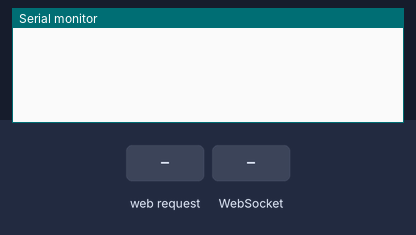
This program was run on a simulated ESP8266 (NodeMCU). On the bench: the last lines printed to the serial monitor. The test bench sets the inputs (shaded band).

Above: at 1.2 s.
1.3 s: HTTP request GET /hello received
At 2.5 s:
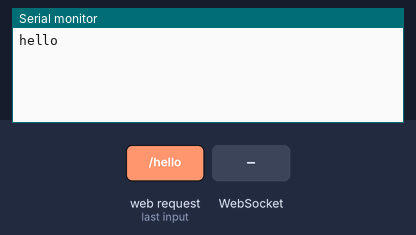
2.8 s: WebSocket text "1" received
At 4.0 s:
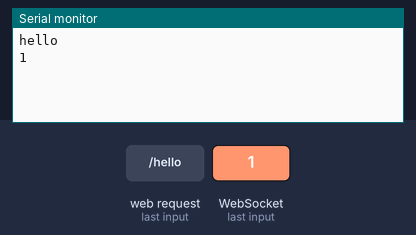

Measured:
- after the input at 1.3 s, the serial monitor: prints a new line after 0.05 s (image 1)
- after the input at 2.8 s, the serial monitor: prints a new line after 0.05 s (image 2)

The program:

main.cpp
```cpp
#include <Arduino.h>
#include "IPAddress.h"
#include <ESPAsyncTCP.h>
#include <ESPAsyncWebServer.h>
#include <ESP8266WiFi.h>

// pio lib install "ESP Async WebServer"

// prototypes
void pollSerial();
void onWsEvent(AsyncWebSocket * server, AsyncWebSocketClient * client, AwsEventType type, void * arg, uint8_t *data, size_t len);

// objects
AsyncWebServer server(80);
AsyncWebSocket ws("/ws");
IPAddress myIP;

// constants
const char * hostName = "trident";
const char * password = "password";
const int channel = 9;

void setup() {
  Serial.begin(115200);

  // MAKE ACCESS POINT
  WiFi.softAP(hostName, password, channel);

  // CONFIG ACCESS POINT
  IPAddress ip(216,216,216,216);
  IPAddress gateway(1,2,3,4);
  IPAddress subnet(255,255,255,0);
  WiFi.softAPConfig(ip, gateway, subnet);

  server.on("/hello", HTTP_GET, [](AsyncWebServerRequest *request){
    Serial.println("hello");
    request->send(200, "text/plain", "Hello World");
  });

  server.begin();
  ws.onEvent(onWsEvent);
  server.addHandler(&ws);
}

void loop() {
    pollSerial();
}

void sendWire(const char* message){
  Serial.printf(message);
}

void onWsEvent(AsyncWebSocket * server, AsyncWebSocketClient * client, AwsEventType type, void * arg, uint8_t *data, size_t len){
  if(type == WS_EVT_CONNECT){
    //Serial.printf("ws[%s][%u] connect\n", server->url(), client->id());
    client->printf("{\"type\":\"CONNECTION\",\"msg\":\"Hello Client %u :)\",\"id\":%u}", client->id(), client->id());
    //client->ping();
  } else if(type == WS_EVT_DISCONNECT){
    //Serial.printf("ws[%s][%u] disconnect: %u\n", server->url(), client->id());
  } else if(type == WS_EVT_ERROR){
    //Serial.printf("ws[%s][%u] error(%u): %s\n", server->url(), client->id(), *((uint16_t*)arg), (char*)data);
  } else if(type == WS_EVT_PONG){
    //Serial.printf("ws[%s][%u] pong[%u]: %s\n", server->url(), client->id(), len, (len)?(char*)data:"");
  } else if(type == WS_EVT_DATA){
    AwsFrameInfo * info = (AwsFrameInfo*)arg;
    String msg = "";
    if(info->final && info->index == 0 && info->len == len){
      //the whole message is in a single frame and we got all of it's data
      //Serial.printf("ws[%s][%u] %s-message[%llu]: ", server->url(), client->id(), (info->opcode == WS_TEXT)?"text":"binary", info->len);

      if(info->opcode == WS_TEXT){
        for(size_t i=0; i < info->len; i++) {
          msg += (char) data[i];
        }
      } else {
        char buff[3];
        for(size_t i=0; i < info->len; i++) {
          sprintf(buff, "%02x ", (uint8_t) data[i]);
          msg += buff ;
        }
      }
      //Serial.printf("%s\n",msg.c_str());
      sendWire(msg.c_str());

      if(info->opcode == WS_TEXT)
        //client->text(msg);
        ws.textAll(msg);
      else
        client->binary("I got your binary message");
    } else {
      //message is comprised of multiple frames or the frame is split into multiple packets
      if(info->index == 0){
        //if(info->num == 0)
          //Serial.printf("ws[%s][%u] %s-message start\n", server->url(), client->id(), (info->message_opcode == WS_TEXT)?"text":"binary");
        //Serial.printf("ws[%s][%u] frame[%u] start[%llu]\n", server->url(), client->id(), info->num, info->len);
      }
      //Serial.printf("ws[%s][%u] frame[%u] %s[%llu - %llu]: ", server->url(), client->id(), info->num, (info->message_opcode == WS_TEXT)?"text":"binary", info->index, info->index + len);

      if(info->opcode == WS_TEXT){
        for(size_t i=0; i < info->len; i++) {
          msg += (char) data[i];
        }
      } else {
        char buff[3];
        for(size_t i=0; i < info->len; i++) {
          sprintf(buff, "%02x ", (uint8_t) data[i]);
          msg += buff ;
        }
      }
      //Serial.printf("%s\n",msg.c_str());

      if((info->index + len) == info->len){
        //Serial.printf("ws[%s][%u] frame[%u] end[%llu]\n", server->url(), client->id(), info->num, info->len);
        if(info->final){
          //Serial.printf("ws[%s][%u] %s-message end\n", server->url(), client->id(), (info->message_opcode == WS_TEXT)?"text":"binary");
          //if(info->message_opcode == WS_TEXT)
            //client->text("I got your text message");
          //else
            //client->binary("I got your binary message");
        }
      }
    }
  }
}

void pollSerial() {
  String buff;
  while (1 < Serial.available()) {
    char c = Serial.read();
    buff += c;
  }
  if(Serial.available()==1){
    char x = Serial.read();
    buff += x;
    ws.textAll(buff);
    // if(buff.substring(0,4)=="http"){
    // }
  }
}
```
